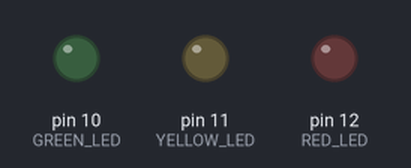
Bench run of a sketch on a simulated Arduino Uno, built with avr-gcc and run on an emulated ATmega328P. On the bench: output pins drawn as LEDs (lit = HIGH).

Above: at 0.4 s.
At 1.4 s:
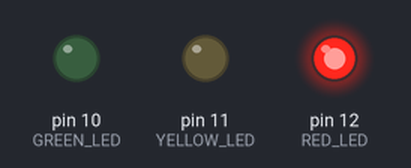
At 2.4 s:
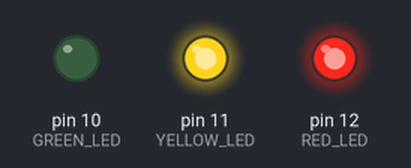
At 3.4 s:
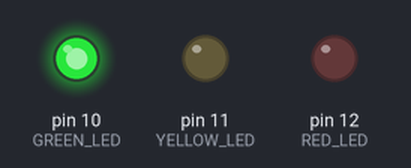
At 4.4 s:
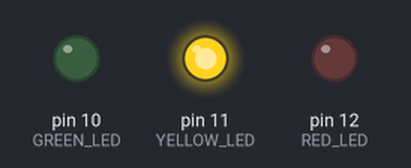
Timing chart, 0 to 5.2 s (numbered marks = the images above):
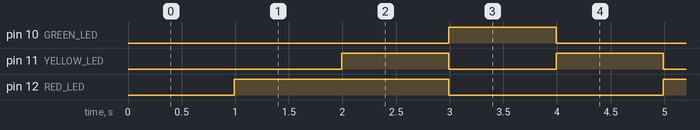

Measured:
- by itself, pin 10 (GREEN_LED): alternates HIGH for 1.0 s and LOW for 3.0 s
- by itself, pin 11 (YELLOW_LED): alternates HIGH for 1.0 s and LOW for 1.0 s
- by itself, pin 12 (RED_LED): alternates HIGH for 2.0 s and LOW for 2.0 s

The sketch:

lab07_sketch.ino
```cpp
#define RED_LED 12
#define YELLOW_LED 11
#define GREEN_LED 10


int counter = 0;
int state = 1;


void setup() {
  pinMode(RED_LED, OUTPUT);
  pinMode(YELLOW_LED, OUTPUT);
  pinMode(GREEN_LED, OUTPUT);
}


void loop() {
  counter++;

  if (counter == 100) {
    counter = 0;
    statemachine();
  }

  delay(10);
}


void statemachine() {
  switch (state) {
    case 1:
      digitalWrite(RED_LED, HIGH);
      digitalWrite(YELLOW_LED, LOW);
      digitalWrite(GREEN_LED, LOW);
      state++;
      break;
    case 2:
      digitalWrite(RED_LED, HIGH);
      digitalWrite(YELLOW_LED, HIGH);
      digitalWrite(GREEN_LED, LOW);
      state++;
      break;
    case 3:
      digitalWrite(RED_LED, LOW);
      digitalWrite(YELLOW_LED, LOW);
      digitalWrite(GREEN_LED, HIGH);
      state++;
      break;
    case 4:
      digitalWrite(RED_LED, LOW);
      digitalWrite(YELLOW_LED, HIGH);
      digitalWrite(GREEN_LED, LOW);
      state = 1;
      break;
  }
}
```
